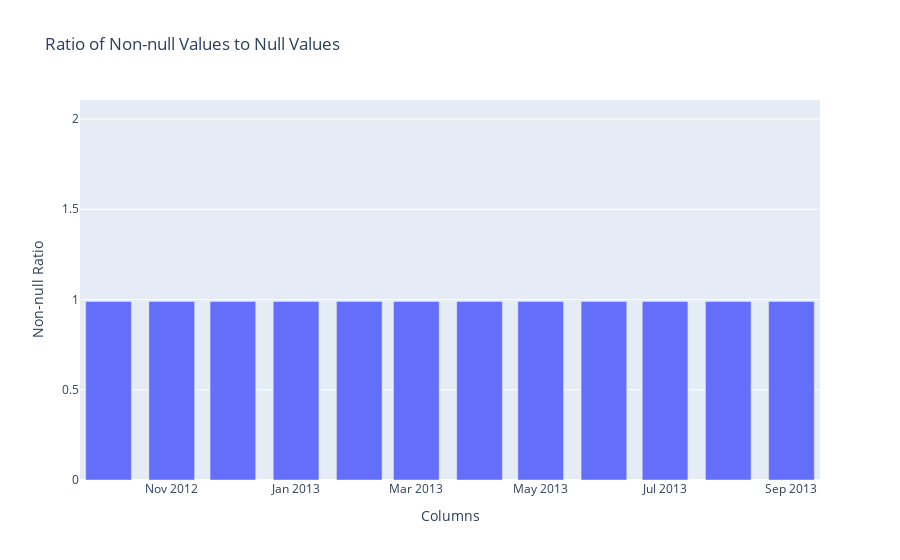

Here is the notebook cell this chart was saved with:
### Markdown cell above
- Create a visualization detailing the ratio of non-null values to null values in the entire dataset

### Code cell
import pandas as pd
import plotly.express as px

df = pd.read_csv('Food_Costs.csv')

null_counts = df.isnull().sum()
non_null_counts = df.notnull().sum()
ratios = non_null_counts / total_counts
px.bar(x=ratios.index, y=ratios.values, labels={'x': 'Columns', 'y': 'Non-null Ratio'},
             title='Ratio of Non-null Values to Null Values')

### Figure 1 — Plotly figure (JSON) as saved in the notebook; plotly's stock layout.template omitted (floating-point values rounded to 4 significant figures)
{"data": [{"alignmentgroup": "True", "hovertemplate": "Columns=%{x}<br>Non-null Ratio=%{y}<extra></extra>", "legendgroup": "", "marker": {"color": "#636efa", "pattern": {"shape": ""}}, "name": "", "offsetgroup": "", "orientation": "v", "showlegend": false, "textposition": "auto", "type": "bar", "x": ["State Agency or Indian Tribal Organization", "2012-10-01 00:00:00", "2012-11-01 00:00:00", "2012-12-01 00:00:00", "2013-01-01 00:00:00", "2013-02-01 00:00:00", "2013-03-01 00:00:00", "2013-04-01 00:00:00", "2013-05-01 00:00:00", "2013-06-01 00:00:00", "2013-07-01 00:00:00", "2013-08-01 00:00:00", "2013-09-01 00:00:00", "Cumulative Cost"], "xaxis": "x", "y": [1, 0.9891, 0.9891, 0.9891, 0.9891, 0.9891, 0.9891, 0.9891, 0.9891, 0.9891, 0.9891, 0.9891, 0.9891, 1], "yaxis": "y"}], "layout": {"barmode": "relative", "legend": {"tracegroupgap": 0}, "title": {"text": "Ratio of Non-null Values to Null Values"}, "xaxis": {"anchor": "y", "domain": [0, 1], "title": {"text": "Columns"}}, "yaxis": {"anchor": "x", "domain": [0, 1], "title": {"text": "Non-null Ratio"}}}}
